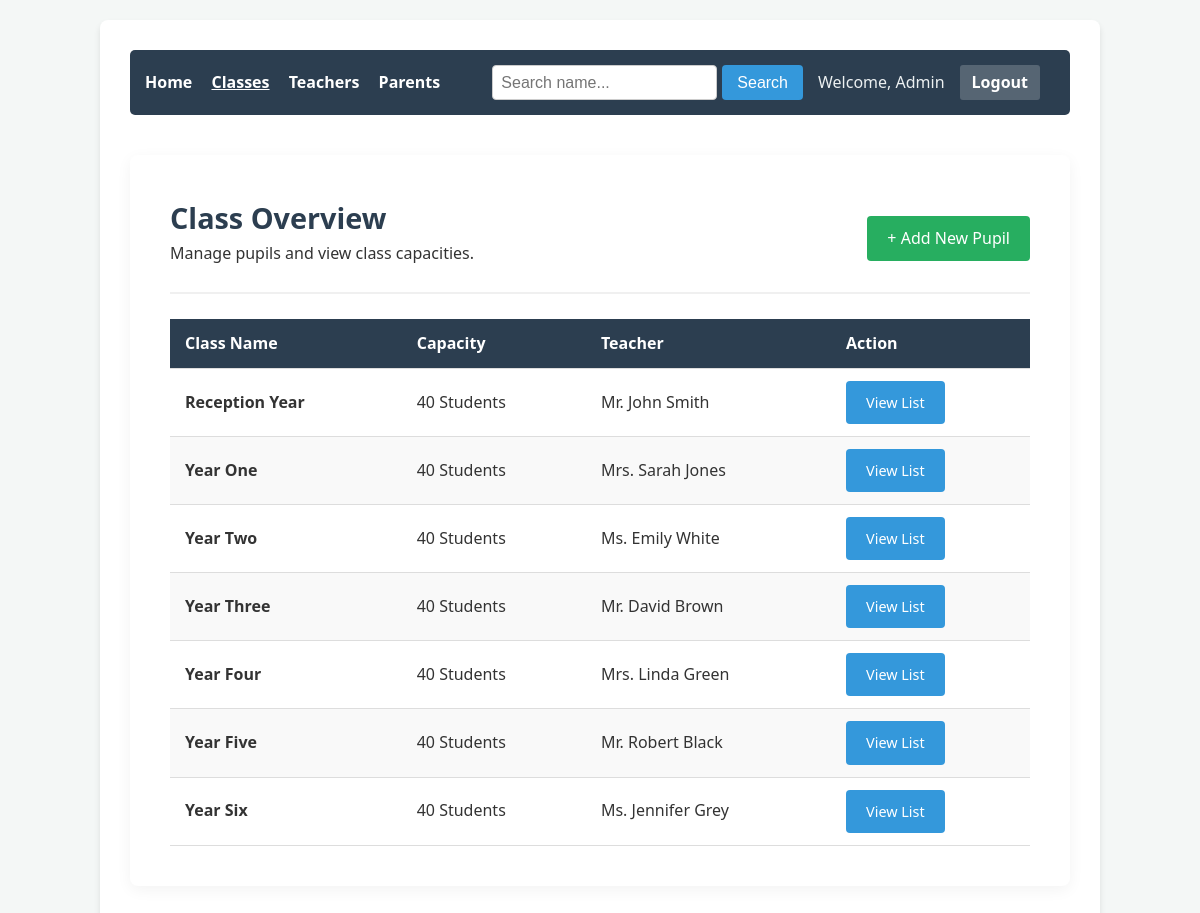
Screenshot of /view_classes.php (signed in) with the database file from the repository.
### tables this page shows
CREATE TABLE `classes` (
  `ClassID` int(11) NOT NULL,
  `ClassName` varchar(50) NOT NULL,
  `Capacity` int(11) NOT NULL,
  `TeacherID` int(11) DEFAULT NULL
);

CREATE TABLE `teachers` (
  `TeacherID` int(11) NOT NULL,
  `FullName` varchar(100) NOT NULL,
  `Address` varchar(255) NOT NULL,
  `Phone` varchar(20) DEFAULT NULL,
  `AnnualSalary` varchar(10) DEFAULT NULL,
  `BackgroundCheck` tinyint(1) DEFAULT 0
);

### view_classes.php (the view, shortened to what this page needs)
<?php
include 'db_connect.php';
?>
<!DOCTYPE html>
<html lang="en">
<head>
    <link rel="stylesheet" href="style.css">
</head>
<body>
<div class="container">
    <nav>
        <div>
            <a href="index.php">Home</a>
            <a href="view_classes.php" style="font-weight: bold; text-decoration: underline;">Classes</a>
            <a href="view_teachers.php">Teachers</a>
            <a href="view_parents.php">Parents</a>
        </div>
        <div style="display: flex; align-items: center; gap: 15px;">
            <form action="search.php" method="GET" style="display: flex; align-items: center; margin: 0;">
            <input type="text" name="query" placeholder="Search name..." required style="padding: 8px; border-radius: 4px; border: 1px solid #ccc; margin: 0; height: 35px;">
            <button type="submit" class="btn" style="padding: 0 15px; height: 35px; border-radius: 4px; margin-left: 5px; line-height: 1;">Search</button>
            </form>
            <span style="white-space: nowrap;">Welcome, Admin</span>
            <a href="logout.php" style="background: rgba(255,255,255,0.2); padding: 8px 12px; border-radius: 3px; height: 35px; display: flex; align-items: center; text-decoration: none;">Logout</a>
        </div>
    </nav>
    <div class="form-card" style="max-width: 1000px;">
        <div class="form-header" style="display: flex; justify-content: space-between; align-items: center;">
            <div>
                <h1>Class Overview</h1>
                <p>Manage pupils and view class capacities.</p>
            </div>
            <a href="add_pupil.php" class="btn" style="background-color: var(--success-color);">+ Add New Pupil</a>
        </div>
        <table>
            <thead>
                <tr>
                    <th>Class Name</th>
                    <th>Capacity</th>
                    <th>Teacher</th>
                    <th>Action</th>
                </tr>
            </thead>
            <tbody>
                <?php
                $sql = "SELECT Classes.ClassID, Classes.ClassName, Classes.Capacity, Teachers.FullName
                        FROM Classes
                        LEFT JOIN Teachers ON Classes.TeacherID = Teachers.TeacherID";
                $result = $conn->query($sql);
                if ($result->num_rows > 0) {
                    while($row = $result->fetch_assoc()) {
                        echo "<tr>";
                        echo "<td><strong>" . htmlspecialchars($row['ClassName']) . "</strong></td>";
                        echo "<td>" . htmlspecialchars($row['Capacity']) . " Students</td>";
                        $teacher = $row['FullName'] ? $row['FullName'] : "<span style='color:red; font-style:italic;'>Unassigned</span>";
                        echo "<td>" . $teacher . "</td>";
                        echo "<td><a href='view_pupils.php?class_id=" . $row['ClassID'] . "' class='btn' style='font-size: 0.9rem;'>View List</a></td>";
                        echo "</tr>";
                    }
                } else {
                    echo "<tr><td colspan='4' style='text-align:center; padding: 20px;'>No classes found in database.</td></tr>";
                }
                ?>
            </tbody>
        </table>
    </div>
</div>
</body>
</html>

### style.css (style rules this page uses)
:root { --primary-color: #2c3e50; --accent-color: #3498db; --danger-color: #e74c3c; --success-color: #27ae60; --bg-color: #f4f7f6; --card-bg: #ffffff; --text-color: #333333; }
* { box-sizing: border-box; margin: 0; padding: 0; }
body { font-family: 'Segoe UI', Tahoma, Verdana, sans-serif; background-color: var(--bg-color); color: var(--text-color); line-height: 1.6; padding: 20px; }
.container { max-width: 1000px; margin: 0 auto; background: var(--card-bg); padding: 30px; border-radius: 8px; box-shadow: 0 4px 6px rgba(0,0,0,0.1); }
h1 { color: var(--primary-color); margin-bottom: 10px; }
p { margin-bottom: 15px; }
nav { background: var(--primary-color); padding: 15px; border-radius: 5px; margin-bottom: 20px; display: flex; justify-content: space-between; align-items: center; }
nav a { color: white; text-decoration: none; margin-right: 15px; font-weight: bold; }
nav span { color: #ecf0f1; }
table { width: 100%; border-collapse: collapse; margin-top: 20px; }
th, td { padding: 12px 15px; text-align: left; border-bottom: 1px solid #ddd; }
th { background-color: var(--primary-color); color: white; font-weight: 600; }
tr:nth-child(even) { background-color: #f9f9f9; }
form { max-width: 600px; margin: 0 auto; }
input[type="text"], input[type="password"], textarea, select { width: 100%; padding: 10px; margin-bottom: 20px; border: 1px solid #ccc; border-radius: 4px; font-size: 16px; }
button, .btn { display: inline-block; background: var(--accent-color); color: white; padding: 10px 20px; border: none; border-radius: 4px; cursor: pointer; font-size: 16px; text-decoration: none; }
button, .btn:hover { background-color: #2980b9; }
.form-card { background: white; max-width: 600px; margin: 40px auto; padding: 40px; border-radius: 8px; box-shadow: 0 4px 15px rgba(0,0,0,0.05); }
.form-header { border-bottom: 2px solid #f0f0f0; margin-bottom: 25px; padding-bottom: 10px; }
.form-header h1 { font-size: 1.8rem; color: var(--primary-color); margin: 0; }

### rows the page displays
classes: ClassName "Reception Year", Capacity "40", TeacherID.FullName "Mr. John Smith"
classes: ClassName "Year One", Capacity "40", TeacherID.FullName "Mrs. Sarah Jones"
classes: ClassName "Year Two", Capacity "40", TeacherID.FullName "Ms. Emily White"
classes: ClassName "Year Three", Capacity "40", TeacherID.FullName "Mr. David Brown"
classes: ClassName "Year Four", Capacity "40", TeacherID.FullName "Mrs. Linda Green"
classes: ClassName "Year Five", Capacity "40", TeacherID.FullName "Mr. Robert Black"
classes: ClassName "Year Six", Capacity "40", TeacherID.FullName "Ms. Jennifer Grey"
